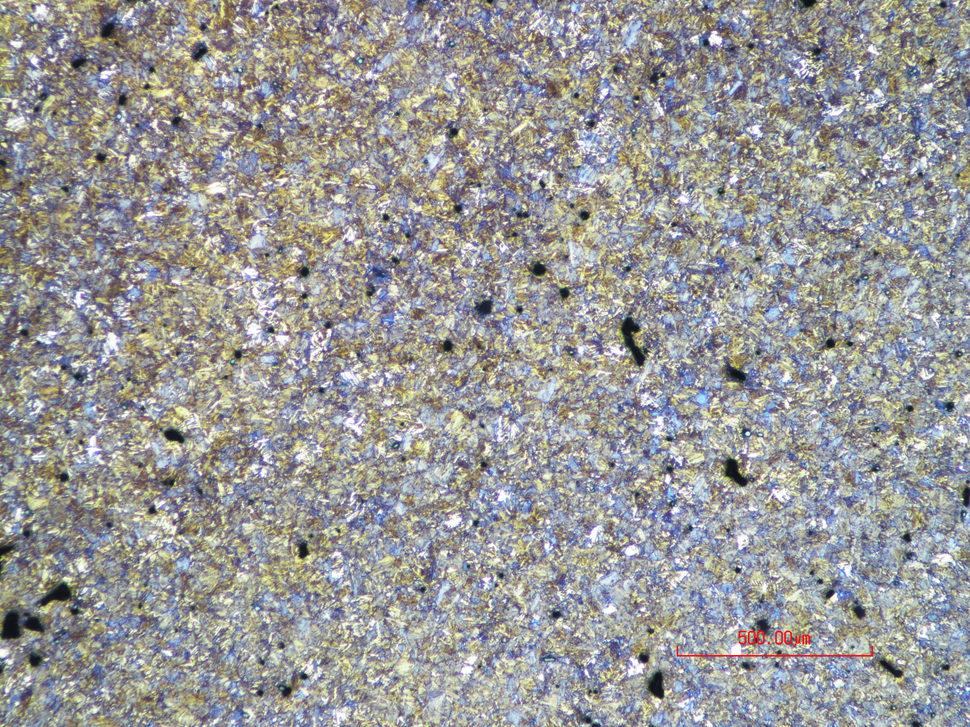
#> input picture dataset/validation/20122013.TIF, 970 x 727 px, shrunk from 1280 x 960 before the run
$ python -i image_preprocess.py   (imports and definitions only)
#> lines starting #> are read from the running program, lines starting #| are printed output that depends on the picture; after the words box and inside, x2 and y2 are one past the last pixel; in counts of white or black regions, pixels touching at a corner belong together
import argparse
from pathlib import Path

import cv2
import numpy as np
import pandas as pd

SOURCE_ROOT_DEFAULT = Path("./dataset/augmented/images")
OUTPUT_ROOT_DEFAULT = Path("./dataset/preprocessed_augmented/images")
OUTPUT_META_DIR_DEFAULT = Path("./dataset/preprocessed_augmented/metadata")

# SOURCE_ROOT_DEFAULT = Path("./dataset/patches/images")
# OUTPUT_ROOT_DEFAULT = Path("./dataset/preprocessed/images")
# OUTPUT_META_DIR_DEFAULT = Path("./dataset/preprocessed/metadata")


def read_image(image_path: Path) -> np.ndarray:
#> called with image_path = 'dataset/validation/20122013.TIF'
    image = cv2.imread(str(image_path), cv2.IMREAD_COLOR)
#> image is the input picture: shape (727, 970, 3); mean B, G, R 153, 153.3, 153.7
    if image is None:
        raise ValueError(f"No se pudo leer la imagen: {image_path}")
    return cv2.cvtColor(image, cv2.COLOR_BGR2RGB)


# [4 lines left out: function save_image_rgb, not called in this run]


def detect_holes(image_rgb: np.ndarray, v_threshold=60, min_area=10, closing_ksize=1) -> np.ndarray:
#> called with v_threshold = 60, min_area = 10, closing_ksize = 1
    image_uint8 = (np.clip(image_rgb, 0, 1) * 255).astype(np.uint8)
    hsv = cv2.cvtColor(image_uint8, cv2.COLOR_RGB2HSV)
#> hsv: shape (727, 970, 3); mean H, S, V 86.2, 44.8, 167.6
    v_channel = hsv[:, :, 2]

    mask = (v_channel < v_threshold).astype(np.uint8)
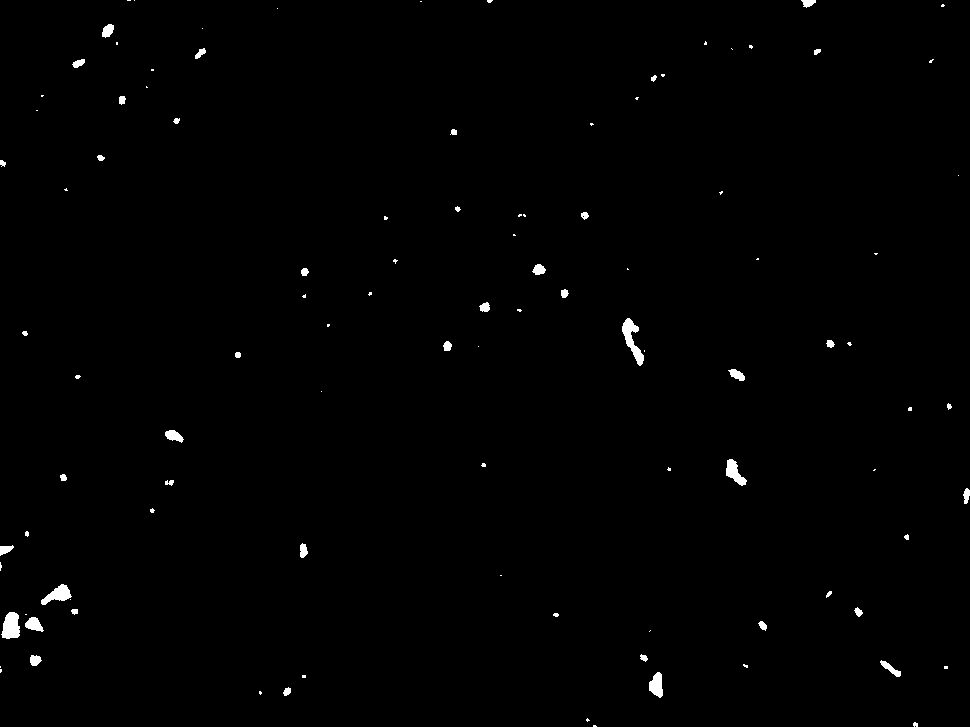
#> mask: shape (727, 970); values 0 (black) and 1 (white), 0.65% white; 104 white regions (59 under 20 px), largest, box (x1, y1, x2, y2) and area: (622, 318, 644, 366) 431, (1, 612, 20, 639) 390, (41, 584, 72, 605) 319

    if closing_ksize > 1:
        kernel = cv2.getStructuringElement(cv2.MORPH_ELLIPSE, (closing_ksize, closing_ksize))
        mask = cv2.morphologyEx(mask, cv2.MORPH_OPEN, kernel)
        mask = cv2.morphologyEx(mask, cv2.MORPH_CLOSE, kernel)

    num_labels, labels, stats, _ = cv2.connectedComponentsWithStats(mask, connectivity=8)
#> labels: shape (727, 970) int32; 105 distinct labels, from 0 to 104
#> num_labels = 105; stats = 105 rows, first 6: [0, 0, 970, 727, 700615], [127, 0, 4, 1, 4], [134, 0, 1, 1, 1], [420, 1, 2, 1, 2], [487, 0, 6, 3, 14], [801, 0, 15, 8, 79]
    clean_mask = np.zeros_like(mask)
    for i in range(1, num_labels):
        if stats[i, cv2.CC_STAT_AREA] >= min_area:
            clean_mask[labels == i] = 1

    return clean_mask.astype(np.float32)


def detect_white_high_intensity_regions(
    image_rgb: np.ndarray,
    v_min=180,
    s_max=75,
    rgb_min=145,
    channel_diff_max=45,
    exclude_mask=None,
    closing_ksize=3,
    min_area=15,
) -> np.ndarray:
#> called with v_min = 180, s_max = 75, rgb_min = 145, channel_diff_max = 45, closing_ksize = 3, min_area = 15
    image_uint8 = (np.clip(image_rgb, 0, 1) * 255).astype(np.uint8)
    hsv = cv2.cvtColor(image_uint8, cv2.COLOR_RGB2HSV)

    r_channel = image_uint8[:, :, 0]
    g_channel = image_uint8[:, :, 1]
    b_channel = image_uint8[:, :, 2]
    s_channel = hsv[:, :, 1]
    v_channel = hsv[:, :, 2]

    max_rgb = np.maximum.reduce([r_channel, g_channel, b_channel])
    min_rgb = np.minimum.reduce([r_channel, g_channel, b_channel])
    diff_rgb = max_rgb - min_rgb

    mask_white = (
        (v_channel >= v_min)
        & (s_channel <= s_max)
        & (r_channel >= rgb_min)
        & (g_channel >= rgb_min)
        & (b_channel >= rgb_min)
        & (diff_rgb <= channel_diff_max)
    ).astype(np.uint8)
#> mask_white: shape (727, 970); values 0 (black) and 1 (white), 24.6% white; 11062 white regions (9781 under 20 px), largest, box (x1, y1, x2, y2) and area: (467, 648, 562, 727) 2365, (355, 603, 448, 726) 2228, (876, 570, 967, 652) 1576

    if exclude_mask is not None:
        mask_white[exclude_mask == 1] = 0

    kernel = cv2.getStructuringElement(cv2.MORPH_ELLIPSE, (closing_ksize, closing_ksize))
    mask_white = cv2.morphologyEx(mask_white, cv2.MORPH_OPEN, kernel)
#> mask_white: shape (727, 970); values 0 (black) and 1 (white), 15% white; 2897 white regions (1769 under 20 px), largest, box (x1, y1, x2, y2) and area: (243, 277, 285, 351) 1110, (590, 556, 636, 621) 1023, (818, 490, 883, 536) 907
    mask_white = cv2.morphologyEx(mask_white, cv2.MORPH_CLOSE, kernel)
#> mask_white: shape (727, 970); values 0 (black) and 1 (white), 15.8% white; 2471 white regions (1437 under 20 px), largest, box (x1, y1, x2, y2) and area: (556, 126, 631, 201) 1408, (837, 279, 941, 329) 1272, (243, 277, 285, 351) 1196

    num_labels, labels, stats, _ = cv2.connectedComponentsWithStats(mask_white, connectivity=8)
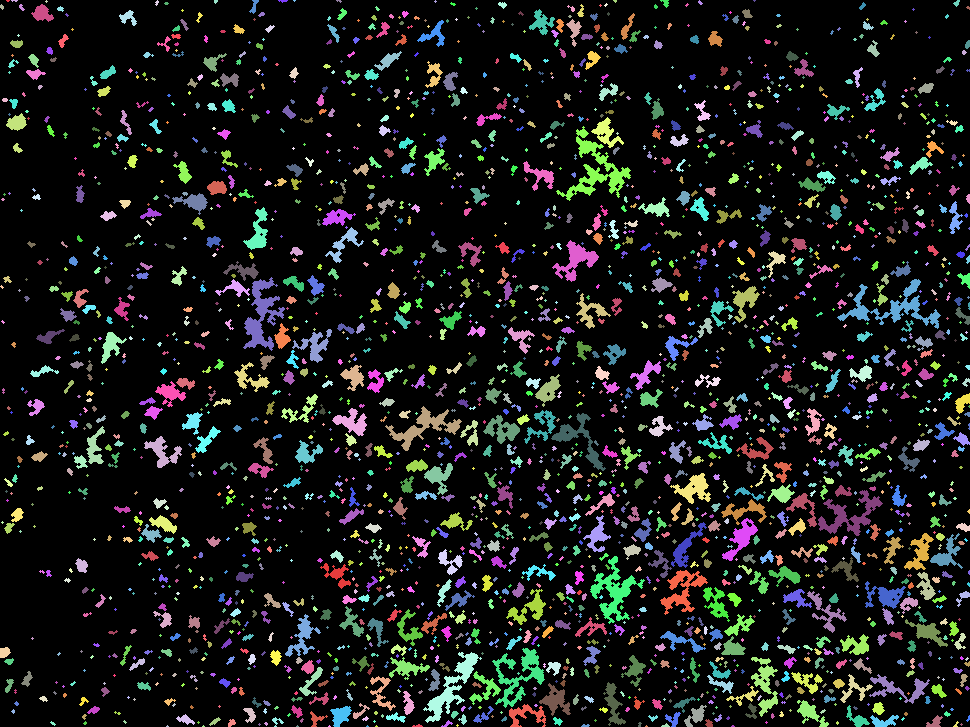
#> labels: shape (727, 970) int32; 2472 distinct labels, from 0 to 2471; one colour per label, 0 black
#> num_labels = 2472; stats = 2472 rows, first 6: [0, 0, 970, 727, 593995], [6, 0, 4, 2, 6], [11, 0, 7, 2, 10], [45, 0, 3, 3, 5], [155, 0, 4, 6, 14], [214, 0, 4, 4, 12]
    clean_mask = np.zeros_like(mask_white)
    for i in range(1, num_labels):
        if stats[i, cv2.CC_STAT_AREA] >= min_area:
            clean_mask[labels == i] = 1
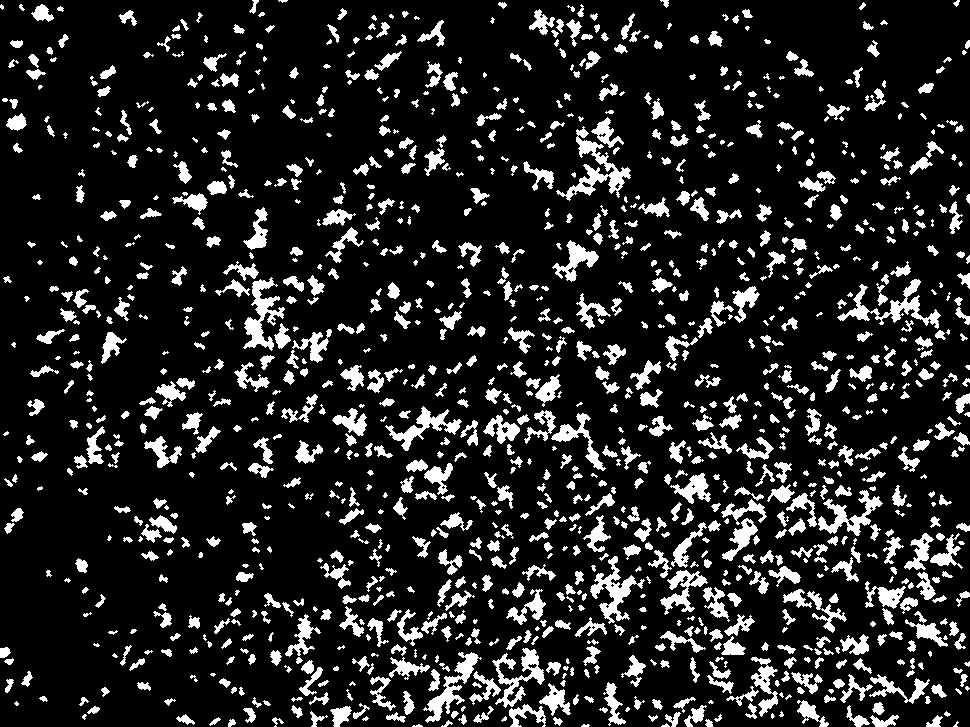
#> clean_mask: shape (727, 970); values 0 (black) and 1 (white), 14.5% white; 1245 white regions (211 under 20 px), largest, box (x1, y1, x2, y2) and area: (556, 126, 631, 201) 1408, (837, 279, 941, 329) 1272, (243, 277, 285, 351) 1196

    return clean_mask.astype(np.float32)


# [4 lines left out: function paint_mask_solid_color, not called in this run]


def preprocess_image(image_path: Path) -> tuple[np.ndarray, dict]:
    image_rgb = read_image(image_path).astype(np.float32) / 255.0

    mask_holes = detect_holes(image_rgb, v_threshold=60, min_area=10, closing_ksize=1)
    mask_white = detect_white_high_intensity_regions(
        image_rgb,
        v_min=180,
        s_max=75,
        rgb_min=145,
        channel_diff_max=45,
        exclude_mask=mask_holes,
        closing_ksize=3,
        min_area=15,
    )

    i_debug = image_rgb.copy().astype(np.float32)
    i_debug = np.clip(i_debug, 0, 1)
    i_debug[mask_holes == 1] = np.array([1.0, 0.0, 0.0], dtype=np.float32)
    i_debug[mask_white == 1] = np.array([0.0, 1.0, 0.0], dtype=np.float32)
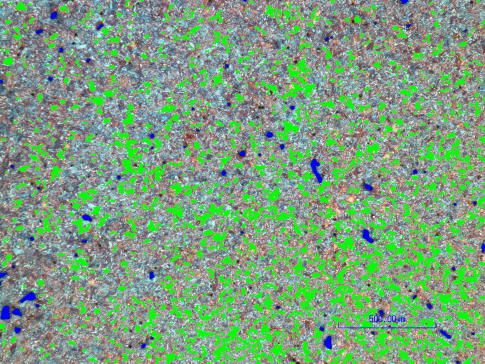
#> i_debug: shape (727, 970, 3) float32 (shown at 1/2 size); mean of channels 0, 1, 2 0.497, 0.629, 0.487; drawn as B, G, R

    k_uint8 = (np.clip(i_debug, 0, 1) * 255).astype(np.uint8)
    khsv = cv2.cvtColor(k_uint8, cv2.COLOR_RGB2HSV)
#> khsv: shape (727, 970, 3); mean H, S, V 83.6, 78.8, 175.4
    khsv[:, :, 2] = cv2.equalizeHist(khsv[:, :, 2])
#> khsv: shape (727, 970, 3); mean H, S, V 83.6, 78.8, 131.4
    knew = cv2.cvtColor(khsv, cv2.COLOR_HSV2RGB)
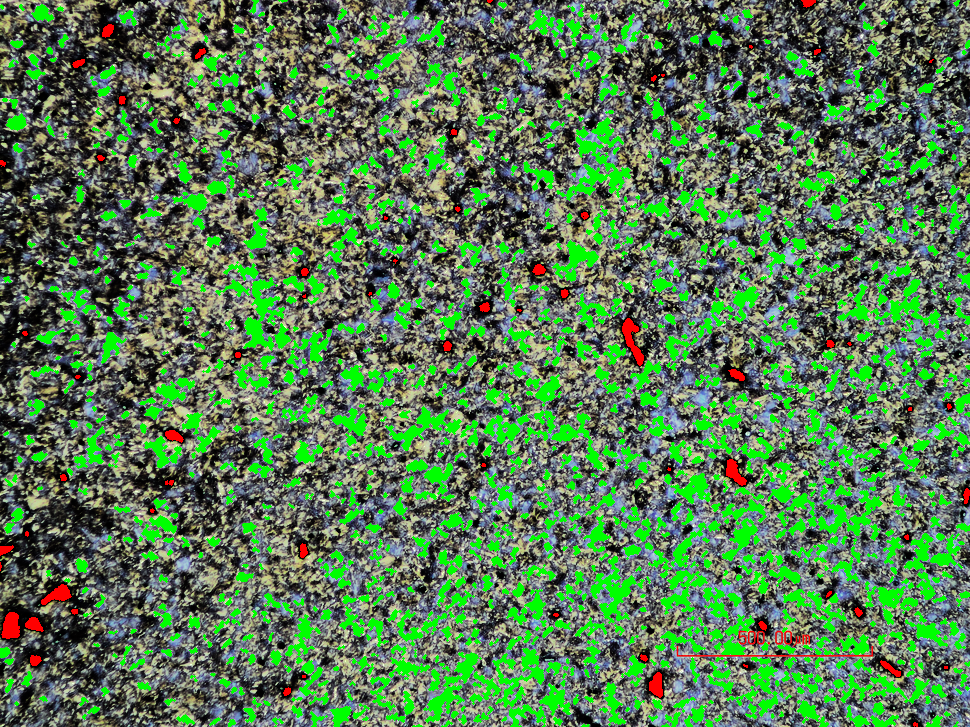
#> knew: shape (727, 970, 3); mean R, G, B 86.1, 122.3, 82.7
    knew_float = knew.astype(np.float32) / 255.0

    metadata = {
        "source_path": str(image_path),
        "hole_pixels": int(mask_holes.sum()),
        "white_pixels": int(mask_white.sum()),
        "output_shape_h": int(knew_float.shape[0]),
        "output_shape_w": int(knew_float.shape[1]),
    }
#> metadata = {'source_path': 'dataset/validation/20122013.TIF', 'hole_pixels': 4399, 'white_pixels': 101944, 'output_shape_h': 727, 'output_shape_w': 970}

    return (knew_float * 255).astype(np.uint8), metadata


# [54 lines left out: functions find_image_files, build_preprocessed_dataset, parse_args, not called in this run]


def main():
    args = parse_args()
    build_preprocessed_dataset(args.source_root, args.output_root, args.metadata_dir, limit=args.limit)


# [2 lines not run here, left out]

>>> result = preprocess_image('dataset/validation/20122013.TIF')

$ run again, on dataset/validation/20122103.TIF
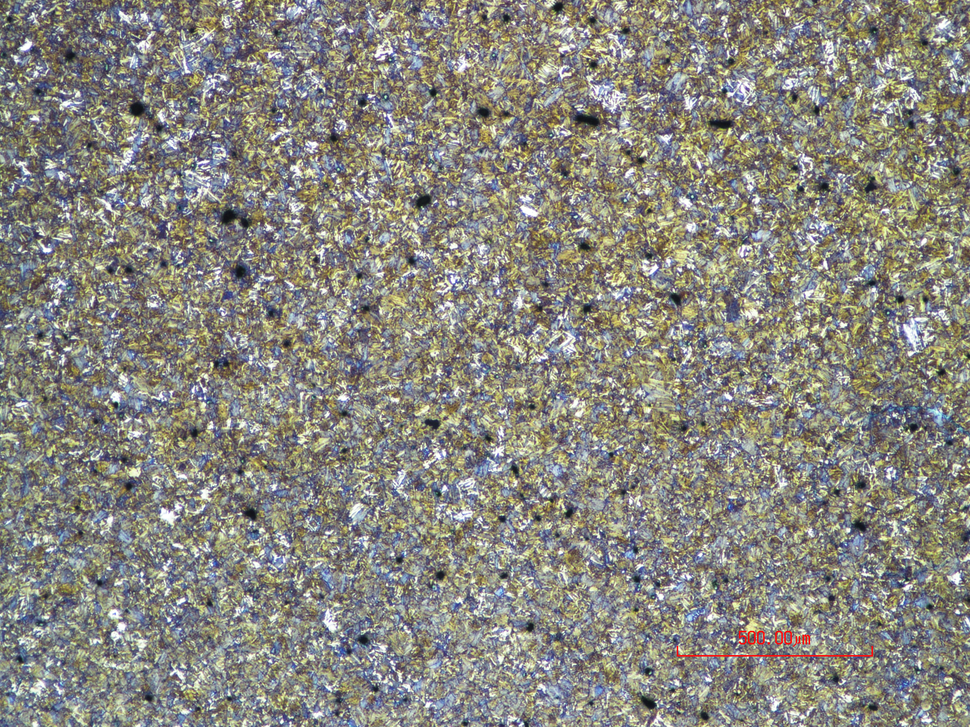
#> input picture dataset/validation/20122103.TIF, 970 x 727 px, shrunk from 1280 x 960 before the run
#> in read_image, image is the input picture: shape (727, 970, 3); mean B, G, R 127.6, 135.2, 136.9
#> hsv: shape (727, 970, 3); mean H, S, V 76.6, 51.6, 147.3
#> in detect_holes, `mask = (v_channel < v_threshold).astype(np.uint8)`:
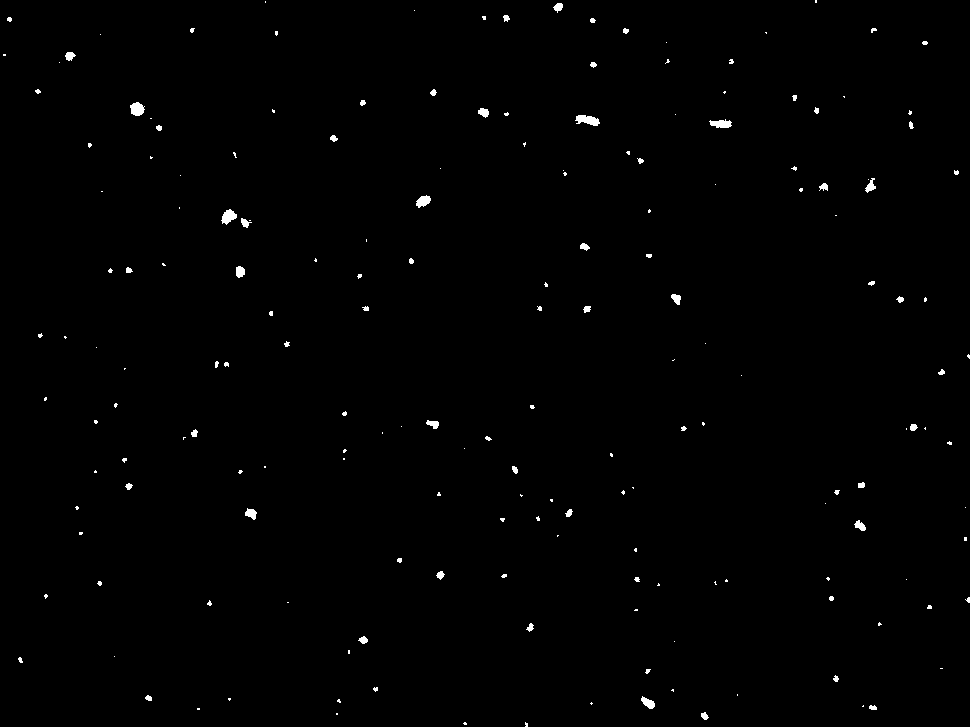
#> mask: shape (727, 970); values 0 (black) and 1 (white), 0.57% white; 185 white regions (119 under 20 px), largest, box (x1, y1, x2, y2) and area: (575, 115, 600, 126) 180, (130, 102, 145, 116) 153, (221, 209, 237, 225) 152
#> in detect_holes, `num_labels, labels, stats, _ = cv2.connectedComponentsWithStats(mask, ..`: num_labels = 186; stats = 186 rows, first 6: [0, 0, 970, 727, 701136], [265, 1, 1, 2, 2], [815, 0, 2, 3, 6], [553, 3, 10, 10, 63], [414, 10, 1, 1, 1], [503, 15, 7, 7, 34]
#> in detect_white_high_intensity_regions, `num_labels, labels, stats, _ = cv2.connectedComponentsWithStats(mask_w..`: num_labels = 1480; stats = 1480 rows, first 6: [0, 0, 970, 727, 671477], [26, 0, 3, 3, 5], [223, 0, 4, 5, 9], [232, 0, 11, 9, 51], [306, 0, 10, 7, 46], [546, 0, 9, 8, 38]
#> in preprocess_image, `i_debug[mask_white == 1] = np.array([0.0, 1.0, 0.0], dtype=np.float32)`:
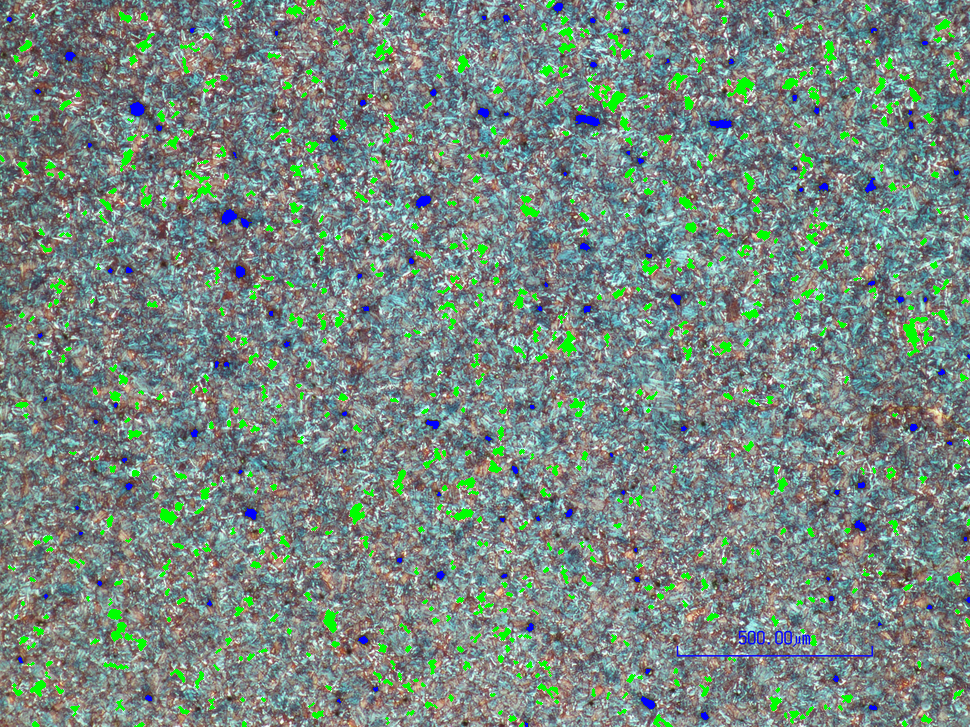
#> i_debug: shape (727, 970, 3) float32; mean of channels 0, 1, 2 0.509, 0.535, 0.468; drawn as B, G, R
#> metadata = {'source_path': 'dataset/validation/20122103.TIF', 'hole_pixels': 3797, 'white_pixels': 27543, 'output_shape_h': 727, 'output_shape_w': 970}
